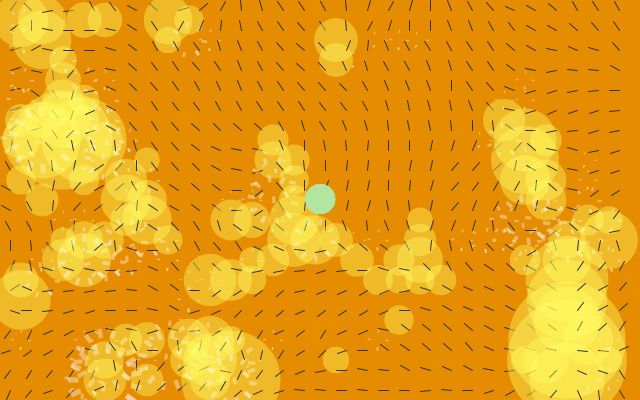
Frame 1 (no input)
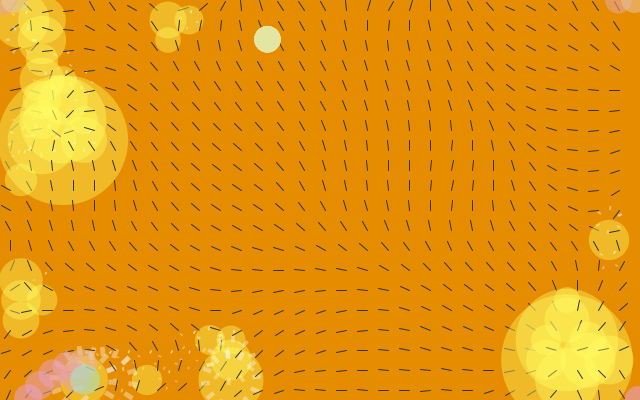
Frame 60 (the mouse pressed at the canvas centre just before this capture)
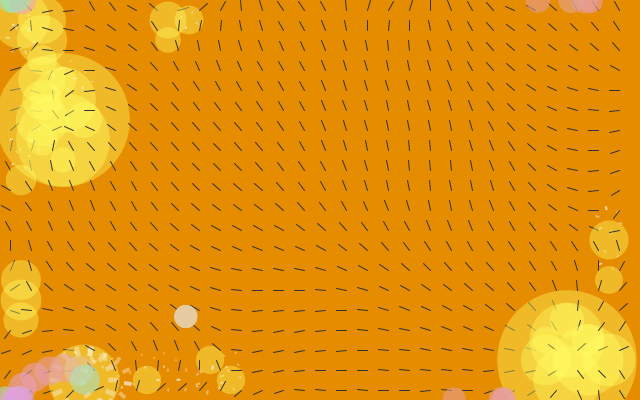
Frame 120 (the mouse held since frame 60 and released just before this capture)

The Processing sketch that drew these frames (run headless with seeded random() and noise(); from frame 60 on, the mouse is pressed at the canvas centre):

// Processing sketch: vf_plus_particle_system
// ── vf_plus_particle_system.pde
VectorField vf;
ParticleSystem ps;

void setup() {
  size(640, 400);
  vf = new VectorField(30, 20);
  ps = new ParticleSystem();
}

void draw() {
  background(230,140,0);
  vf.update();
  vf.draw();
  ps.update();
  ps.draw();
  if (frameCount % 50 == 0)  println(frameRate);
}

void mouseDragged() {
  vf.modify();
}

// ── Particle.pde
class Particle extends PVector {

  float life;
  PVector vel;
  
  Particle(float x, float y) {
    super(x, y);
    vel = new PVector();
    life = 1;
  }
  
  void update() {
    life -= .002;
  }
  
  void draw() {
    if (this.x < 0) this.x = width-1;
    if (this.y < 0) this.y = height-1;
    if (this.x > width) this.x = 0;
    if (this.y > height) this.y = 0;
    
    PVector acc = vf.getVector(x, y);
    vel.add(acc);
    vel.limit(3);
    this.add(vel);
    colorMode(HSB, 360, 100, 100);
    fill(degrees(vel.heading()+PI), 30, 90, 140); // small saturation
    noStroke();
    ellipse(this.x, this.y, 30*life, 30*life);
    colorMode(RGB, 255, 255, 255);
  }
  
}

// ── ParticleSystem.pde
class ParticleSystem {

  ArrayList <Particle> ps;
  PVector emitter;
  
  ParticleSystem() {
    emitter = new PVector(width/2, height/2);
    ps = new ArrayList();
    for (int n = 0; n < 10; n++) {
      Particle p = new Particle(emitter.x, emitter.y);
      ps.add(p);
    }
  }
  
  void update() {
    if (frameCount % 5 == 0) {
      Particle p = new Particle(emitter.x, emitter.y);
      ps.add(p);
    }
    
    java.util.Iterator iter = ps.iterator();
    while( iter.hasNext() ) {
      Particle p = (Particle) iter.next();
      if (p.life < 0) iter.remove();
    } 
  }
  
  void draw() {
    for (Particle p : ps) {
      p.update();
      p.draw();
    }
  }

}

// ── VectorField.pde
class VectorField {

  PVector[][] v;
  float[][] dv, rot;
  float l = 10;

  VectorField(int dimX, int dimY) {
    v = new PVector[dimX][dimY];
    dv = new float[dimX][dimY];
    rot = new float[dimX][dimY];
    for (int i = 0; i < v.length; i++) {
      for (int j = 0; j < v[0].length; j++) {
        v[i][j] = new PVector();
      }
    }
    initVectors();
  }

  void initVectors() {
    float sc = 0.01;
    float dx = width/v.length;
    float dy = height/v[0].length;
    for (int i = 0; i < v.length; i++) {
      for (int j = 0; j < v[0].length; j++) {
        float x = (i+.5)*dx+frameCount;
        float y = (j+.5)*dy+frameCount;
        v[i][j].set(noise(x*sc, y*sc)-.5, noise((width+x)*sc, y*sc)-.5);
        v[i][j].normalize();
      }
    }
  }

  void smoothVectors(float f) {
    for (int i = 1; i < v.length-1; i++) {
      for (int j = 1; j < v[0].length-1; j++) {
        int im1 = i-1;
        int ip1 = i+1;
        int jm1 = j-1;
        int jp1 = j+1;
        PVector w = v[im1][j].get();
        w.add(v[ip1][j]);
        w.add(v[i][jm1]);
        w.add(v[i][jp1]);
        w.mult(.25*f);
        v[i][j].mult(1.-f);
        v[i][j].add(w);
        v[i][j].normalize();
      }
    }
  }

  void rotational() {
    float maxRot = -1;
    int iMax = -1, jMax = 1;
    for (int i = 0; i < v.length-1; i++) {
      for (int j = 0; j < v[0].length-1; j++) {
        int ip1 = i+1;
        int jp1 = j+1;
        PVector w = v[i][j].get().cross(new PVector(-1, -1));
        w.add(v[ip1][j].cross(new PVector(1, -1)));
        w.add(v[i][jp1].cross(new PVector(-1, 1)));
        w.add(v[ip1][jp1].cross(new PVector(1, 1)));
        rot[i][j] = w.mag()*5;
        if (rot[i][j] > maxRot) {
          maxRot = rot[i][j];
          iMax = i;
          jMax = j;
        }
      }
    }

    float dx = width/v.length;
    float dy = height/v[0].length;
    ps.emitter.set((iMax+1)*dx, (jMax+1)*dy);
  }

  void divergence() {
    float maxDv = 0;
    int iMax = -1, jMax = -1;
    for (int i = 0; i < v.length-1; i++) {
      for (int j = 0; j < v[0].length-1; j++) {
        int ip1 = i+1;
        int jp1 = j+1;
        dv[i][j] = 0;
        PVector w = v[i][j].get();
        dv[i][j] += w.dot(new PVector(-1, -1));
        w.set(v[ip1][j]);
        dv[i][j] += w.dot(new PVector(1, -1));
        w.set(v[i][jp1]);
        dv[i][j] += w.dot(new PVector(-1, 1));
        w.set(v[ip1][jp1]);
        dv[i][j] += w.dot(new PVector(1, 1));
        dv[i][j] *= 5;
        if (dv[i][j] > maxDv) {
          maxDv = dv[i][j];
          iMax = i; 
          jMax = j;
        }
        dv[i][j] = abs(dv[i][j]);
      }
    }
  }

  void update() {
    //initVectors();
    smoothVectors(0.125);
    divergence();
    rotational();
  }

  void draw() {
    float dx = width/v.length;
    float dy = height/v[0].length;
    int numStates = 6;
    float frac = TWO_PI/numStates;

    for (int i = 0; i < v.length; i++) {
      for (int j = 0; j < v[0].length; j++) {
        rectMode(CENTER);
        noStroke();
        colorMode(HSB, 360, 100, 100);
        float ang = v[i][j].heading()+PI;
        //int st = min(round(ang/frac), numStates-1);
        fill(map(degrees(ang), 0, 359, 300, 420)%360, 100, 100, 50); // porque 359?
        colorMode(RGB, 255, 255, 255);
        if (i % 5 == 0 || j % 9 == 0) 
        //rect((i+.5)*dx, (j+.5)*dy, dx*5, dy*5);

        //strokeWeight(3);
        //point((i+.5)*dx, (j+.5)*dy);
        strokeWeight(1);
        stroke(50);
        line((i+.5)*dx, (j+.5)*dy, (i+.5)*dx+v[i][j].x*l, (j+.5)*dy+v[i][j].y*l);

        noStroke();
        if (dv[i][j] > 5) { // in order to save frames
          fill(255, 255, 100, 100);
          ellipse((i+1)*dx, (j+1)*dy, dv[i][j]*5, dv[i][j]*5);
        }
        
        if (rot[i][j] > 5) { // in order to save frames
          fill(250, 100);
          pushMatrix();
          translate((i+1)*dx, (j+1)*dy);
          rotate(frameCount*.01*rot[i][j]);
          for (int n = 0; n < rot[i][j]*.75; n++) {
            float a = TWO_PI/floor(rot[i][j]*.75);
            rotate(a);
            rect(rot[i][j]*1.5, 0, rot[i][j]*0.5, rot[i][j]*0.25);
          }
          popMatrix();
        }


        //PVector w = new PVector(1, 0);
        //w.rotate(st*frac);
        //stroke(255, 0, 0);
        //line((i+.5)*dx, (j+.5)*dy, (i+.5)*dx+w.x*l, (j+.5)*dy+w.y*l);
      }
    }
  }

  PVector getVector(float x, float y) {
    float dx = width/v.length;
    float dy = height/v[0].length;
    return v[min(floor(x/dx),v.length-1)][min(floor(y/dy),v[0].length-1)];
  }

  void modify() {
    float dx = width/v.length;
    float dy = height/v[0].length;
    for (int i = 0; i < v.length; i++) {
      for (int j = 0; j < v[0].length; j++) {
        float d = dist(mouseX, mouseY, (i+.5)*dx, (j+.5)*dy);
        if (d < 50) {
          PVector w = new PVector(mouseX-pmouseX, mouseY-pmouseY);
          w.normalize();
          w.mult(1-d/50.);
          v[i][j].add(w);
          v[i][j].normalize();
        }
      }
    }
  }
}
